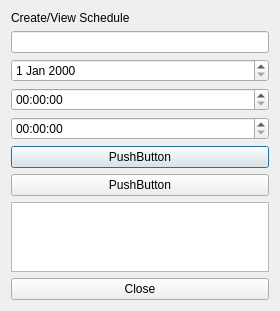
<?xml version="1.0" encoding="UTF-8"?>
<ui version="4.0">
 <class>Schdule</class>
 <widget class="QDialog" name="Schdule">
  <property name="geometry">
   <rect>
    <x>0</x>
    <y>0</y>
    <width>280</width>
    <height>274</height>
   </rect>
  </property>
  <property name="windowTitle">
   <string>schdule — The Dollar Tracker</string>
  </property>
  <layout class="QVBoxLayout" name="layout">
   <item>
    <widget class="QLabel" name="title">
     <property name="text">
      <string>Create/View Schedule</string>
     </property>
    </widget>
   </item>
   <item>
    <widget class="QLineEdit" name="editEmpId"/>
   </item>
   <item>
    <widget class="QDateEdit" name="dateEdit"/>
   </item>
   <item>
    <widget class="QTimeEdit" name="timeStart"/>
   </item>
   <item>
    <widget class="QTimeEdit" name="timeEnd"/>
   </item>
   <item>
    <widget class="QPushButton" name="saveBtn">
     <property name="text">
      <string>PushButton</string>
     </property>
    </widget>
   </item>
   <item>
    <widget class="QPushButton" name="closeBtn_2">
     <property name="text">
      <string>PushButton</string>
     </property>
    </widget>
   </item>
   <item>
    <widget class="QTextEdit" name="area"/>
   </item>
   <item>
    <widget class="QPushButton" name="closeBtn">
     <property name="text">
      <string>Close</string>
     </property>
    </widget>
   </item>
  </layout>
 </widget>
 <resources/>
 <connections/>
</ui>
